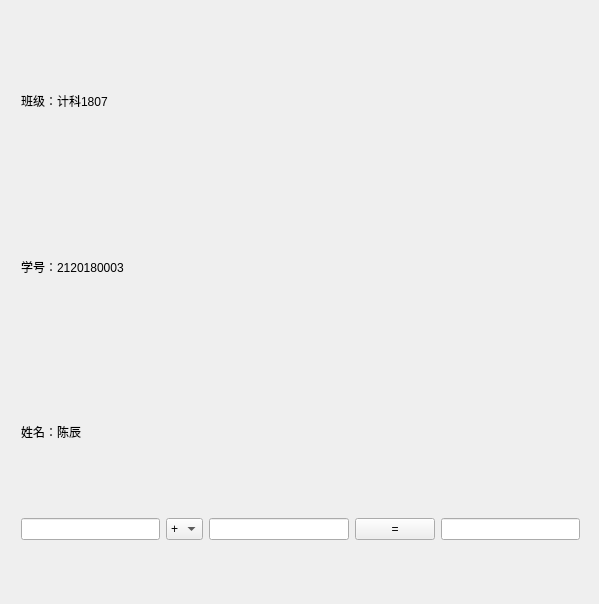
<?xml version="1.0" encoding="UTF-8"?>
<ui version="4.0">
 <class>Widget</class>
 <widget class="QWidget" name="Widget">
  <property name="geometry">
   <rect>
    <x>0</x>
    <y>0</y>
    <width>599</width>
    <height>604</height>
   </rect>
  </property>
  <property name="windowTitle">
   <string>Widget</string>
  </property>
  <widget class="QWidget" name="layoutWidget">
   <property name="geometry">
    <rect>
     <x>10</x>
     <y>10</y>
     <width>581</width>
     <height>541</height>
    </rect>
   </property>
   <layout class="QVBoxLayout" name="verticalLayout_2">
    <item>
     <layout class="QHBoxLayout" name="horizontalLayout">
      <item>
       <layout class="QVBoxLayout" name="verticalLayout">
        <item>
         <widget class="QLabel" name="label">
          <property name="text">
           <string>班级：计科1807</string>
          </property>
         </widget>
        </item>
        <item>
         <widget class="QLabel" name="label_2">
          <property name="text">
           <string>学号：2120180003</string>
          </property>
         </widget>
        </item>
        <item>
         <widget class="QLabel" name="label_3">
          <property name="text">
           <string>姓名：陈辰</string>
          </property>
         </widget>
        </item>
       </layout>
      </item>
      <item>
       <widget class="QLabel" name="pic">
        <property name="enabled">
         <bool>true</bool>
        </property>
        <property name="text">
         <string/>
        </property>
        <property name="pixmap">
         <pixmap resource="res.qrc">:/new/prefix1/E:/证件照/1622721375256.jpg</pixmap>
        </property>
        <property name="scaledContents">
         <bool>true</bool>
        </property>
        <property name="openExternalLinks">
         <bool>true</bool>
        </property>
       </widget>
      </item>
     </layout>
    </item>
    <item>
     <layout class="QVBoxLayout" name="verticalLayout_3"/>
    </item>
    <item>
     <layout class="QHBoxLayout" name="horizontalLayout_2">
      <item>
       <widget class="QLineEdit" name="lineEdit_Num1"/>
      </item>
      <item>
       <widget class="QComboBox" name="comboBox">
        <item>
         <property name="text">
          <string>+</string>
         </property>
        </item>
        <item>
         <property name="text">
          <string>-</string>
         </property>
        </item>
        <item>
         <property name="text">
          <string>*</string>
         </property>
        </item>
        <item>
         <property name="text">
          <string>/</string>
         </property>
        </item>
       </widget>
      </item>
      <item>
       <widget class="QLineEdit" name="lineEdit_Num2"/>
      </item>
      <item>
       <widget class="QPushButton" name="pushButton">
        <property name="text">
         <string>=</string>
        </property>
       </widget>
      </item>
      <item>
       <widget class="QLineEdit" name="lineEdit_Result"/>
      </item>
     </layout>
    </item>
   </layout>
  </widget>
 </widget>
 <layoutdefault spacing="6" margin="11"/>
 <resources>
  <include location="res.qrc"/>
 </resources>
 <connections>
  <connection>
   <sender>comboBox</sender>
   <signal>currentIndexChanged(int)</signal>
   <receiver>pushButton</receiver>
   <slot>click()</slot>
   <hints>
    <hint type="sourcelabel">
     <x>180</x>
     <y>528</y>
    </hint>
    <hint type="destinationlabel">
     <x>413</x>
     <y>528</y>
    </hint>
   </hints>
  </connection>
 </connections>
</ui>
